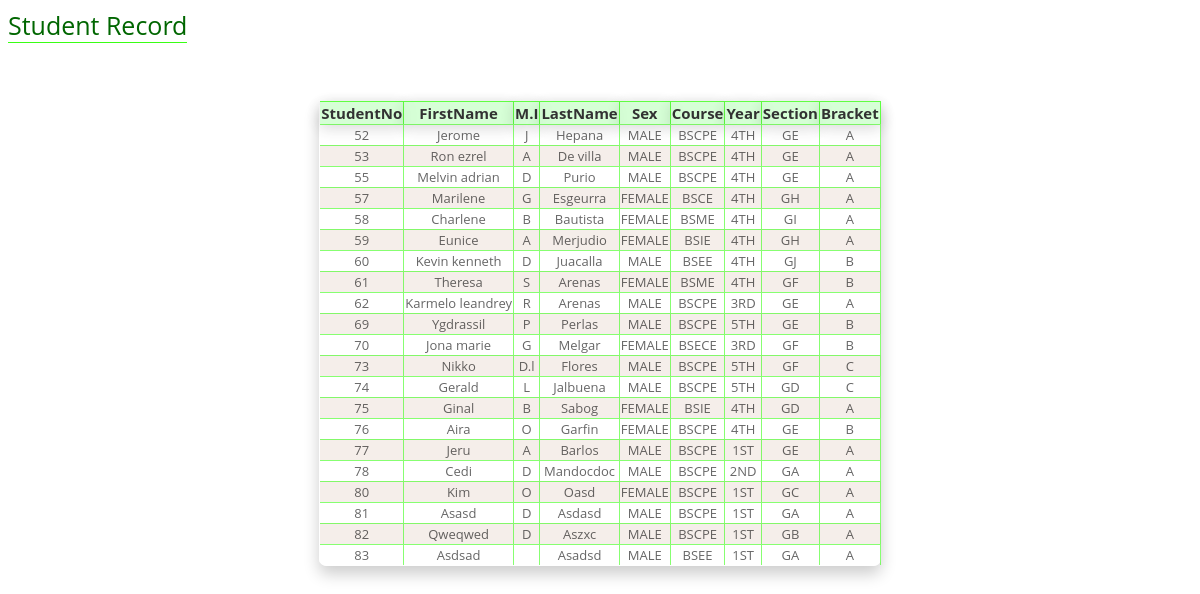
Screenshot of /Record.php (signed in) with the database file from the repository.
### tables this page shows
CREATE TABLE `student_record` (
  `Student_no` int(11) NOT NULL,
  `First_name` varchar(50) NOT NULL,
  `Middle_initial` varchar(3) NOT NULL,
  `Last_name` varchar(20) NOT NULL,
  `Sex` varchar(6) NOT NULL,
  `Course` varchar(10) NOT NULL,
  `Year` varchar(10) NOT NULL,
  `Section` varchar(2) NOT NULL,
  `Bracket` varchar(1) NOT NULL
);

### Record.php (the view, shortened to what this page needs)
<?php
$servername = "localhost";
$username = "root";
$password = "";
$dbname = "enrollment_system";
$conn=mysqli_connect($servername,$username,$password,$dbname);
	$count=0;
	$sql="SELECT * FROM student_record";
	$result=$conn->query($sql);
	echo "<span>Student Record</span>";
	echo "<table border='0' cellspacing='0' cellpading='0'><tr class='th'><th>StudentNo</th><th>FirstName</th><th>M.I</th><th>LastName</th><th>Sex</th><th>Course</th><th>Year</th><th>Section</th><th id='right'>Bracket</th></tr>";
	while($row=$result->fetch_array()){
		$count=$count+1;
			if($count%2==0){
			echo "<tr id='even'><td>" .$row['Student_no']."</td>";
			echo "<td>".$row['First_name']."</td>";
			echo "<td>" .$row['Middle_initial']."</td>";
			echo "<td>" .$row['Last_name']."</td>";
			echo "<td>".$row['Sex']."</td>";
			echo "<td>" .$row['Course']."</td>";
			echo "<td>" .$row['Year']."</td>";
			echo "<td>".$row['Section']."</td>";
			echo "<td id='right'>" .$row['Bracket']."</td>","<tr>";
			}
			else{
			echo "<tr><td>" .$row['Student_no']."</td>";
			echo "<td>".$row['First_name']."</td>";
			echo "<td>" .$row['Middle_initial']."</td>";
			echo "<td>" .$row['Last_name']."</td>";
			echo "<td>".$row['Sex']."</td>";
			echo "<td>" .$row['Course']."</td>";
			echo "<td>" .$row['Year']."</td>";
			echo "<td>".$row['Section']."</td>";
			echo "<td id='right'>" .$row['Bracket']."</td>","<tr>";
				}
		}
?>
<html>
<head>
<link rel="stylesheet" type="text/css" href="../CSS/record.css">
</head>
<body>
</body>
</html>

### record.css (style rules this page uses)
table { font-family: 'Open Sans', sans-serif; text-align: center; background-color: transparent; margin:0 auto; box-shadow: 0px 8px 16px 0px rgba(0,0,0,0.2); border: solid #fff; -webkit-border-radius: 8px/7px; -moz-border-radius: 8px/7px; border-width: 0 0 1px 1px; margin-top: 5%; font-family: 'open sans', sans-serif; }
th { font-size: 15px; opacity: 0.8; border: solid 1px #39ff14; border-width: 1px 1px 0 0; background-color: #ccffcc; box-shadow: 0px 4px 16px 0px rgba(0,0,0,0.2); font-family: 'open sans', sans-serif; }
td { font-family: 'Open Sans', sans-serif; font-size: 13px; opacity:0.6; border: solid 1px #39ff14; border-width: 1px 1px 0 0; margin: 0; }
span { font-size: 25px; color:#006600; font-family: 'Open Sans', sans-serif; border-bottom: solid 1px #39ff14; }
#even { background:#f5eeea; }

### rows the page displays
student_record: Student_no "52", First_name "Jerome", Middle_initial "J", Last_name "Hepana", Sex "MALE", Course "BSCPE", Year "4TH", Section "GE", Bracket "A"
student_record: Student_no "53", First_name "Ron ezrel", Middle_initial "A", Last_name "De villa", Sex "MALE", Course "BSCPE", Year "4TH", Section "GE", Bracket "A"
student_record: Student_no "55", First_name "Melvin adrian", Middle_initial "D", Last_name "Purio", Sex "MALE", Course "BSCPE", Year "4TH", Section "GE", Bracket "A"
student_record: Student_no "57", First_name "Marilene", Middle_initial "G", Last_name "Esgeurra", Sex "FEMALE", Course "BSCE", Year "4TH", Section "GH", Bracket "A"
student_record: Student_no "58", First_name "Charlene", Middle_initial "B", Last_name "Bautista", Sex "FEMALE", Course "BSME", Year "4TH", Section "GI", Bracket "A"
student_record: Student_no "59", First_name "Eunice", Middle_initial "A", Last_name "Merjudio", Sex "FEMALE", Course "BSIE", Year "4TH", Section "GH", Bracket "A"
student_record: Student_no "60", First_name "Kevin kenneth", Middle_initial "D", Last_name "Juacalla", Sex "MALE", Course "BSEE", Year "4TH", Section "GJ", Bracket "B"
student_record: Student_no "61", First_name "Theresa", Middle_initial "S", Last_name "Arenas", Sex "FEMALE", Course "BSME", Year "4TH", Section "GF", Bracket "B"
student_record: Student_no "62", First_name "Karmelo leandrey", Middle_initial "R", Last_name "Arenas", Sex "MALE", Course "BSCPE", Year "3RD", Section "GE", Bracket "A"
student_record: Student_no "69", First_name "Ygdrassil", Middle_initial "P", Last_name "Perlas", Sex "MALE", Course "BSCPE", Year "5TH", Section "GE", Bracket "B"
student_record: Student_no "70", First_name "Jona marie", Middle_initial "G", Last_name "Melgar", Sex "FEMALE", Course "BSECE", Year "3RD", Section "GF", Bracket "B"
student_record: Student_no "73", First_name "Nikko", Middle_initial "D.l", Last_name "Flores", Sex "MALE", Course "BSCPE", Year "5TH", Section "GF", Bracket "C"
student_record: Student_no "74", First_name "Gerald", Middle_initial "L", Last_name "Jalbuena", Sex "MALE", Course "BSCPE", Year "5TH", Section "GD", Bracket "C"
student_record: Student_no "75", First_name "Ginal", Middle_initial "B", Last_name "Sabog", Sex "FEMALE", Course "BSIE", Year "4TH", Section "GD", Bracket "A"
student_record: Student_no "76", First_name "Aira", Middle_initial "O", Last_name "Garfin", Sex "FEMALE", Course "BSCPE", Year "4TH", Section "GE", Bracket "B"
student_record: Student_no "77", First_name "Jeru", Middle_initial "A", Last_name "Barlos", Sex "MALE", Course "BSCPE", Year "1ST", Section "GE", Bracket "A"
student_record: Student_no "78", First_name "Cedi", Middle_initial "D", Last_name "Mandocdoc", Sex "MALE", Course "BSCPE", Year "2ND", Section "GA", Bracket "A"
student_record: Student_no "80", First_name "Kim", Middle_initial "O", Last_name "Oasd", Sex "FEMALE", Course "BSCPE", Year "1ST", Section "GC", Bracket "A"
student_record: Student_no "81", First_name "Asasd", Middle_initial "D", Last_name "Asdasd", Sex "MALE", Course "BSCPE", Year "1ST", Section "GA", Bracket "A"
student_record: Student_no "82", First_name "Qweqwed", Middle_initial "D", Last_name "Aszxc", Sex "MALE", Course "BSCPE", Year "1ST", Section "GB", Bracket "A"
student_record: Student_no "83", First_name "Asdsad", Last_name "Asadsd", Sex "MALE", Course "BSEE", Year "1ST", Section "GA", Bracket "A"
